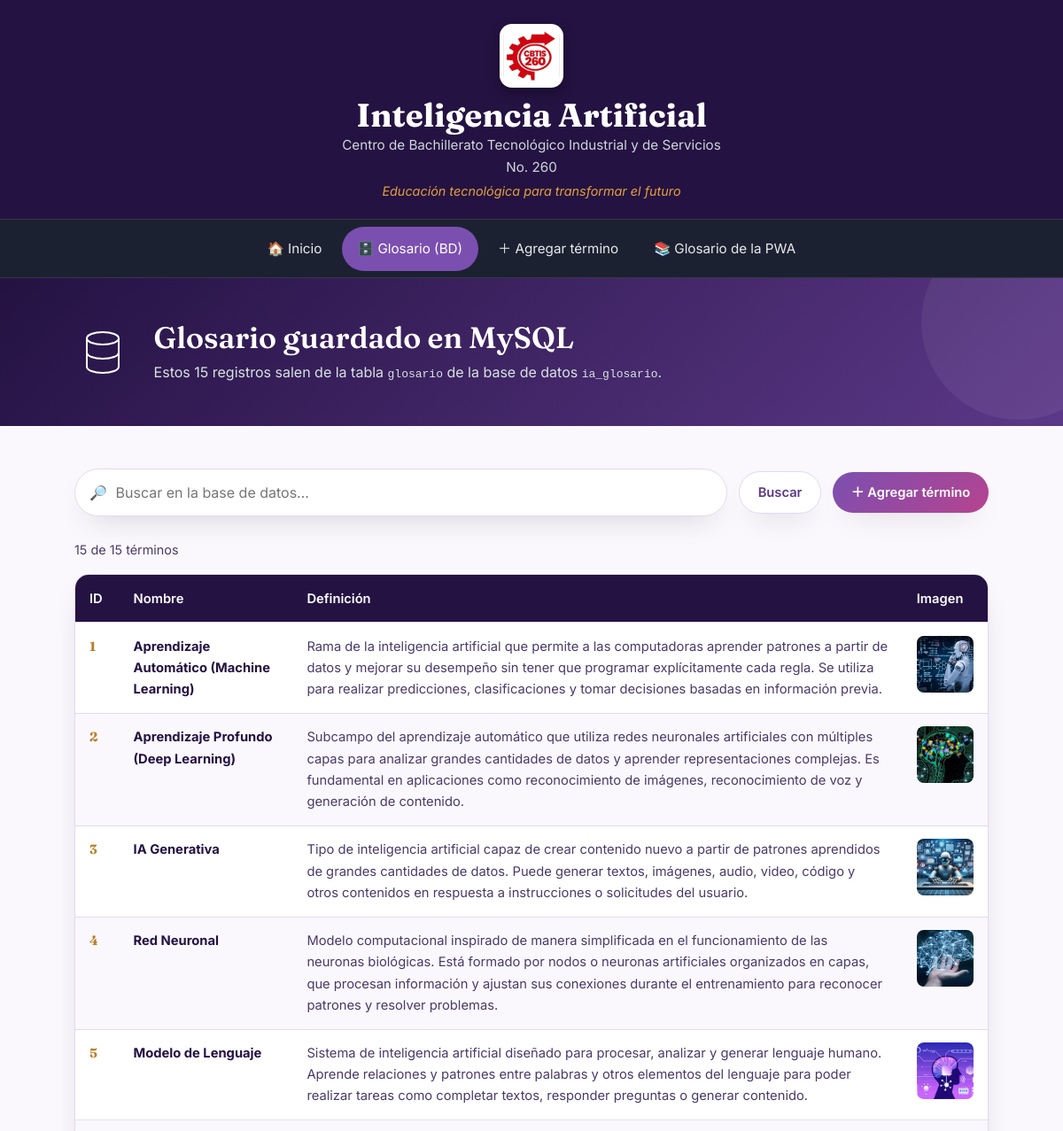
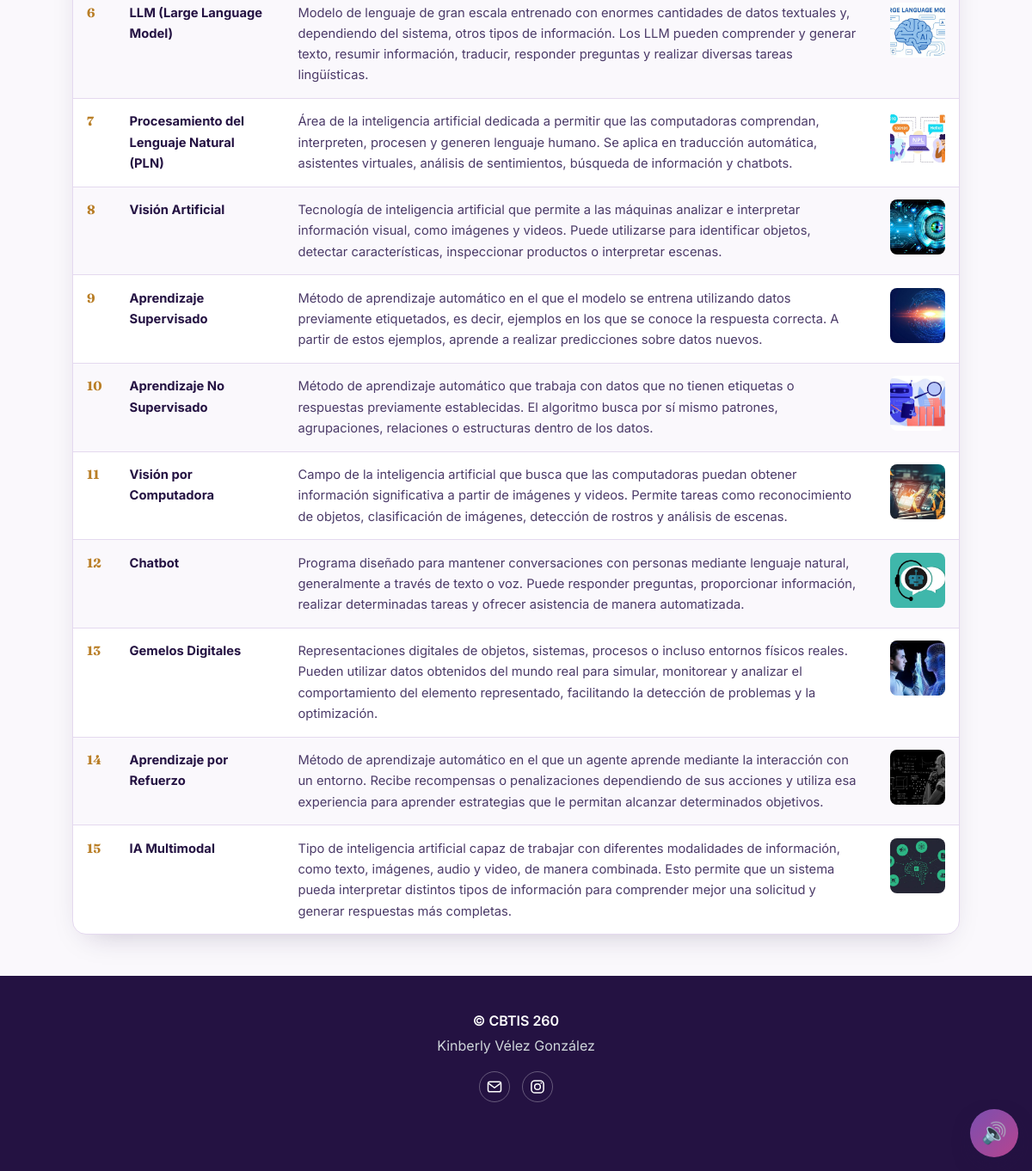
Screenshot of /ia-cbtis260/php/index.php with the database file from the repository (2 pictures, top to bottom).
### tables this page shows
CREATE TABLE glosario (
  id          INT UNSIGNED NOT NULL AUTO_INCREMENT PRIMARY KEY,
  nombre      VARCHAR(120) NOT NULL,
  definicion  TEXT         NOT NULL,
  imagen      VARCHAR(255) NOT NULL DEFAULT '',    
  creado      TIMESTAMP    NOT NULL DEFAULT CURRENT_TIMESTAMP
);

### ia-cbtis260/php/conexion.php (called while the page is built, shortened)
<?php
function e($texto) {
    return htmlspecialchars((string)$texto, ENT_QUOTES, 'UTF-8');
}

### ia-cbtis260/php/index.php (the view, shortened to what this page needs)
<?php
require "conexion.php";
$buscar = trim($_GET['q'] ?? '');
if ($buscar !== '') {
    $consulta = $pdo->prepare("SELECT * FROM glosario WHERE nombre LIKE :q OR definicion LIKE :q ORDER BY id");
    $consulta->execute([':q' => "%$buscar%"]);
} else {
    $consulta = $pdo->query("SELECT * FROM glosario ORDER BY id");
}
$terminos = $consulta->fetchAll();
$total = (int)$pdo->query("SELECT COUNT(*) FROM glosario")->fetchColumn();
require "encabezado.php";
?>
        <section class="banner">
            <div class="contenedor">
                <svg class="icono-banner" viewBox="0 0 64 64" fill="none" stroke="#fff" stroke-width="2" stroke-linejoin="round">
                    <ellipse cx="32" cy="16" rx="18" ry="7"/><path d="M14 16v32c0 4 8 7 18 7s18-3 18-7V16"/><path d="M14 32c0 4 8 7 18 7s18-3 18-7"/>
                </svg>
                <div>
                    <h2>Glosario guardado en MySQL</h2>
                    <p>Estos <?= $total ?> registros salen de la tabla <code>glosario</code> de la base de datos <code>ia_glosario</code>.</p>
                </div>
            </div>
        </section>
        <section class="seccion">
            <form class="glo-herramientas" method="get">
                <label class="glo-buscar">
                    <span aria-hidden="true">🔎</span>
                    <input type="search" name="q" value="<?= e($buscar) ?>" placeholder="Buscar en la base de datos…">
                </label>
                <button class="boton suave" type="submit">Buscar</button>
                <a class="boton" href="agregar.php">＋ Agregar término</a>
            </form>
            <p class="glo-contador"><?= count($terminos) ?> de <?= $total ?> términos</p>
            <?php if (!$terminos): ?>
                <p class="glo-vacio">No hay resultados para “<?= e($buscar) ?>”.</p>
            <?php else: ?>
            <div class="glo-tabla-caja">
                <table class="glo-tabla">
                    <thead><tr><th>ID</th><th>Nombre</th><th>Definición</th><th>Imagen</th></tr></thead>
                    <tbody>
                    <?php foreach ($terminos as $t): ?>
                        <tr>
                            <td><?= (int)$t['id'] ?></td>
                            <td><strong><?= e($t['nombre']) ?></strong></td>
                            <td><?= e($t['definicion']) ?></td>
                            <td><?php if ($t['imagen']): ?><img src="../<?= e($t['imagen']) ?>" alt="<?= e($t['nombre']) ?>"><?php endif; ?></td>
                        </tr>
                    <?php endforeach; ?>
                    </tbody>
                </table>
            </div>
            <?php endif; ?>
        </section>
<?php require "pie.php"; ?>

### ia-cbtis260/estilos/estilos.css (style rules this page uses)
:root { --ink: #241242; --ink-soft: #4b3a68; --paper: #faf8fc; --paper-alt: #f1eaf8; --line: #e4d9ef; --teal: #7b4fb0; --teal-dark: #5c3888; --amber: #e2a13d; --amber-dark: #b97e26; --violeta: #b6448f; --violeta-dark: #8a2f6c; --alerta: #c0392b; --radius: 16px; --radius-sm: 10px; --sombra: 0 14px 34px -18px rgba(36, 18, 66, 0.28); --max: 1080px; }
* { box-sizing: border-box; }
html { scroll-behavior: smooth; }
body { margin: 0; background: var(--paper); color: var(--ink); font-family: "Inter", system-ui, -apple-system, sans-serif; line-height: 1.65; -webkit-font-smoothing: antialiased; }
h1, h2, h3 { font-family: "Fraunces", Georgia, serif; color: var(--ink); line-height: 1.15; margin: 0 0 0.5em; }
h2 { font-size: clamp(1.5rem, 1.1rem + 1.6vw, 2.1rem); font-weight: 600; }
p { margin: 0 0 1em; color: var(--ink-soft); max-width: 68ch; }
a { color: var(--teal-dark); }
img, svg { max-width: 100%; display: block; }
.contenedor { max-width: var(--max); margin: 0 auto; padding: 0 1.5rem; }
.banner { background: linear-gradient(135deg, var(--ink) 0%, var(--teal-dark) 100%); color: #fff; padding: 3rem 1.5rem; position: relative; overflow: hidden; }
.banner .contenedor { display: flex; align-items: center; gap: 1.6rem; flex-wrap: wrap; }
.banner .icono-banner { width: 64px; height: 64px; flex-shrink: 0; }
.banner h2 { color: #fff; margin: 0; }
.banner p { color: #d8e3e1; margin: 0.35rem 0 0; max-width: 60ch; }
.banner::after { content: ""; position: absolute; right: -60px; top: -60px; width: 220px; height: 220px; border-radius: 50%; background: rgba(255,255,255,0.06); }
.seccion { max-width: var(--max); margin: 0 auto; padding: 3rem 1.5rem; }
img { height: auto; }
html { -webkit-text-size-adjust: 100%; }
body { overflow-wrap: break-word; }

### ia-cbtis260/estilos/glosario.css (style rules this page uses)
.glo-herramientas { display: flex; flex-wrap: wrap; gap: 0.8rem; align-items: center; justify-content: space-between; margin: 0 0 1.6rem; }
.glo-buscar { flex: 1 1 260px; display: flex; align-items: center; gap: 0.6rem; background: #fff; border: 1px solid var(--line); border-radius: 999px; padding: 0.35rem 1rem; box-shadow: var(--sombra); }
.glo-buscar input { flex: 1; border: 0; outline: 0; font: inherit; color: var(--ink); background: transparent; padding: 0.45rem 0; }
.boton { display: inline-flex; align-items: center; gap: 0.5rem; cursor: pointer; text-decoration: none; border: 0; border-radius: 999px; padding: 0.7rem 1.3rem; font: inherit; font-weight: 600; font-size: 0.92rem; background: linear-gradient(135deg, var(--teal), var(--violeta)); color: #fff; box-shadow: var(--sombra); transition: transform 0.15s ease; }
.boton.suave { background: #fff; color: var(--teal-dark); border: 1px solid var(--line); }
.glo-contador { font-size: 0.9rem; color: var(--ink-soft); margin: 0 0 1rem; }
.glo-tabla-caja { overflow-x: auto; background: #fff; border-radius: var(--radius); box-shadow: var(--sombra); border: 1px solid var(--line); }
.glo-tabla { width: 100%; border-collapse: collapse; font-size: 0.92rem; min-width: 680px; }
.glo-tabla th { background: var(--ink); color: #fff; text-align: left; padding: 0.9rem 1rem; font-weight: 600; }
.glo-tabla td { padding: 0.9rem 1rem; border-top: 1px solid var(--line); vertical-align: top; color: var(--ink-soft); }
.glo-tabla tr:nth-child(even) td { background: var(--paper); }
.glo-tabla td:first-child { font-family: "Fraunces", serif; font-weight: 700; color: var(--amber-dark); }
.glo-tabla td strong { color: var(--ink); }
.glo-tabla img { width: 96px; height: 64px; object-fit: cover; border-radius: 8px; }

### rows the page displays
glosario: id "1", nombre "Aprendizaje Automático (Machine Learning)", definicion "Rama de la inteligencia artificial que permite a las computadoras aprender patrones a partir de datos y mejorar su desempeño sin tener que programar explícitamente cada regla. Se utiliza para realizar predicciones, clasificaciones y tomar decisiones basadas en información previa.", imagen (picture)
glosario: id "2", nombre "Aprendizaje Profundo (Deep Learning)", definicion "Subcampo del aprendizaje automático que utiliza redes neuronales artificiales con múltiples capas para analizar grandes cantidades de datos y aprender representaciones complejas. Es fundamental en aplicaciones como reconocimiento de imágenes, reconocimiento de voz y generación de contenido.", imagen (picture)
glosario: id "3", nombre "IA Generativa", definicion "Tipo de inteligencia artificial capaz de crear contenido nuevo a partir de patrones aprendidos de grandes cantidades de datos. Puede generar textos, imágenes, audio, video, código y otros contenidos en respuesta a instrucciones o solicitudes del usuario.", imagen (picture)
glosario: id "4", nombre "Red Neuronal", definicion "Modelo computacional inspirado de manera simplificada en el funcionamiento de las neuronas biológicas. Está formado por nodos o neuronas artificiales organizados en capas, que procesan información y ajustan sus conexiones durante el entrenamiento para reconocer patrones y resolver problemas.", imagen (picture)
glosario: id "5", nombre "Modelo de Lenguaje", definicion "Sistema de inteligencia artificial diseñado para procesar, analizar y generar lenguaje humano. Aprende relaciones y patrones entre palabras y otros elementos del lenguaje para poder realizar tareas como completar textos, responder preguntas o generar contenido.", imagen (picture)
glosario: id "6", nombre "LLM (Large Language Model)", definicion "Modelo de lenguaje de gran escala entrenado con enormes cantidades de datos textuales y, dependiendo del sistema, otros tipos de información. Los LLM pueden comprender y generar texto, resumir información, traducir, responder preguntas y realizar diversas tareas lingüísticas.", imagen (picture)
glosario: id "7", nombre "Procesamiento del Lenguaje Natural (PLN)", definicion "Área de la inteligencia artificial dedicada a permitir que las computadoras comprendan, interpreten, procesen y generen lenguaje humano. Se aplica en traducción automática, asistentes virtuales, análisis de sentimientos, búsqueda de información y chatbots.", imagen (picture)
glosario: id "8", nombre "Visión Artificial", definicion "Tecnología de inteligencia artificial que permite a las máquinas analizar e interpretar información visual, como imágenes y videos. Puede utilizarse para identificar objetos, detectar características, inspeccionar productos o interpretar escenas.", imagen (picture)
glosario: id "9", nombre "Aprendizaje Supervisado", definicion "Método de aprendizaje automático en el que el modelo se entrena utilizando datos previamente etiquetados, es decir, ejemplos en los que se conoce la respuesta correcta. A partir de estos ejemplos, aprende a realizar predicciones sobre datos nuevos.", imagen (picture)
glosario: id "10", nombre "Aprendizaje No Supervisado", definicion "Método de aprendizaje automático que trabaja con datos que no tienen etiquetas o respuestas previamente establecidas. El algoritmo busca por sí mismo patrones, agrupaciones, relaciones o estructuras dentro de los datos.", imagen (picture)
glosario: id "11", nombre "Visión por Computadora", definicion "Campo de la inteligencia artificial que busca que las computadoras puedan obtener información significativa a partir de imágenes y videos. Permite tareas como reconocimiento de objetos, clasificación de imágenes, detección de rostros y análisis de escenas.", imagen (picture)
glosario: id "12", nombre "Chatbot", definicion "Programa diseñado para mantener conversaciones con personas mediante lenguaje natural, generalmente a través de texto o voz. Puede responder preguntas, proporcionar información, realizar determinadas tareas y ofrecer asistencia de manera automatizada.", imagen (picture)
glosario: id "13", nombre "Gemelos Digitales", definicion "Representaciones digitales de objetos, sistemas, procesos o incluso entornos físicos reales. Pueden utilizar datos obtenidos del mundo real para simular, monitorear y analizar el comportamiento del elemento representado, facilitando la detección de problemas y la optimización.", imagen (picture)
glosario: id "14", nombre "Aprendizaje por Refuerzo", definicion "Método de aprendizaje automático en el que un agente aprende mediante la interacción con un entorno. Recibe recompensas o penalizaciones dependiendo de sus acciones y utiliza esa experiencia para aprender estrategias que le permitan alcanzar determinados objetivos.", imagen (picture)
glosario: id "15", nombre "IA Multimodal", definicion "Tipo de inteligencia artificial capaz de trabajar con diferentes modalidades de información, como texto, imágenes, audio y video, de manera combinada. Esto permite que un sistema pueda interpretar distintos tipos de información para comprender mejor una solicitud y generar respuestas más completas.", imagen (picture)

### other values shown
$total "15"
count($terminos) "15"
